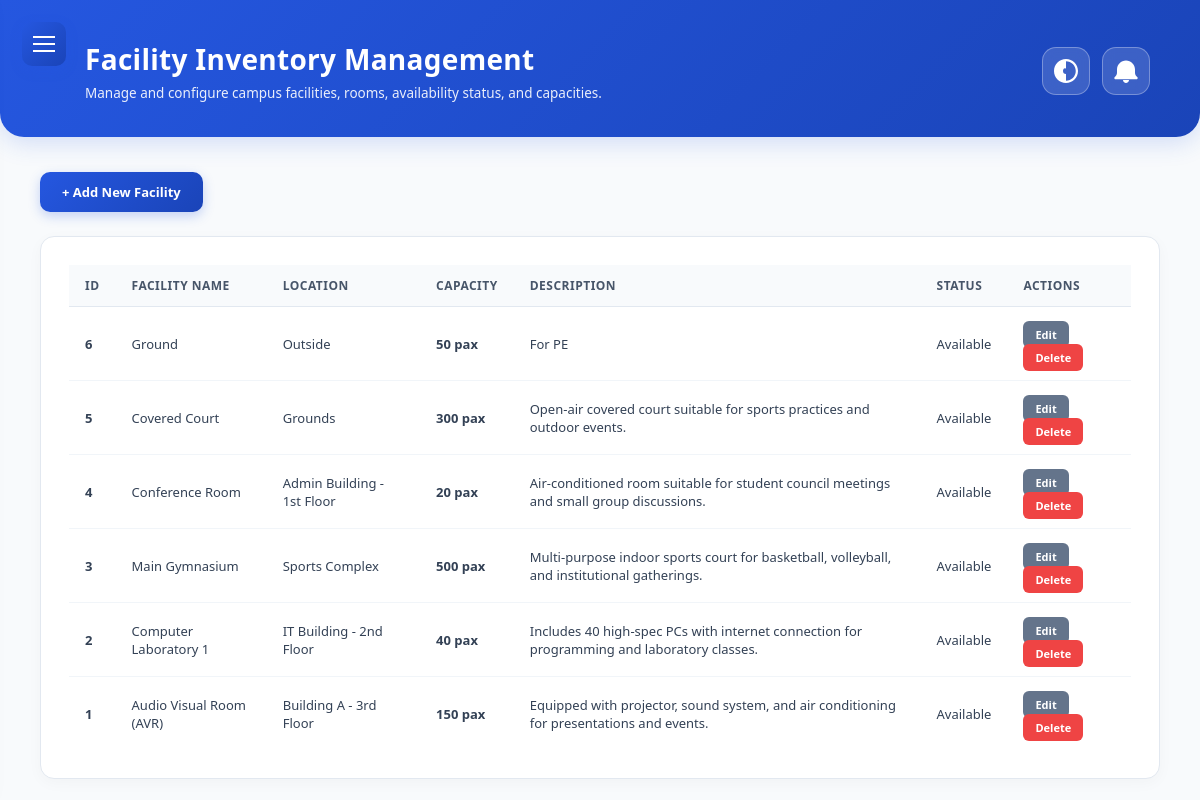
The app's page /admin_facilities.php (signed in) with its own data.
### tables this page shows
CREATE TABLE `facilities` (
  `id` int(11) NOT NULL,
  `facility_code` varchar(50) NOT NULL,
  `name` varchar(255) NOT NULL,
  `building` varchar(150) NOT NULL,
  `floor` varchar(100) DEFAULT NULL,
  `location` varchar(255) DEFAULT 'Main Campus',
  `capacity` int(11) DEFAULT 0,
  `description` text DEFAULT NULL,
  `status` enum('Available','Unavailable','Under Maintenance') DEFAULT 'Available',
  `created_at` timestamp NOT NULL DEFAULT current_timestamp()
);

### admin_facilities.php (the view, shortened to what this page needs)
<?php
require_once 'notif_helper.php';
$query         = "SELECT * FROM facilities ORDER BY id DESC";
$facility_list = $conn->query($query);
?>
<!DOCTYPE html>
<html lang="en">
<head>
</head>
<body>
    <button class="menu-toggle" id="menuToggle" aria-label="Toggle Menu">
        <span></span>
    </button>
    <main class="main-content">
        <div class="top-hero-banner">
            <div class="hero-title">
                <h1>Facility Inventory Management</h1>
                <p>Manage and configure campus facilities, rooms, availability status, and capacities.</p>
            </div>
            <div class="header-actions">
                <button type="button" class="dark-mode-btn" id="darkModeToggle" title="Toggle Dark Mode">
                    <svg viewBox="0 0 512 512" xmlns="http://www.w3.org/2000/svg">
                        <path d="M256 512C114.6 512 0 397.4 0 256S114.6 0 256 0s256 114.6 256 256-114.6 256-256 256zm0-464v416c114.9 0 208-93.1 208-208S370.9 48 256 48zm0 144a64 64 0 1 0 0 128V192z"/>
                    </svg>
                </button>
                <a href="notifications.php" class="top-notif-btn" title="View Notifications">
                </a>
            </div>
        </div>
        <div class="facilities-container">
            <button class="btn-add" onclick="document.getElementById('addModal').style.display='flex'">+ Add New Facility</button>
            <div class="inventory-box">
                <table class="data-table">
                    <thead>
                        <tr>
                            <th>ID</th>
                            <th>Facility Name</th>
                            <th>Location</th>
                            <th>Capacity</th>
                            <th>Description</th>
                            <th>Status</th>
                            <th>Actions</th>
                        </tr>
                    </thead>
                    <tbody>
                        <?php if ($facility_list && $facility_list->num_rows > 0): ?>
                            <?php while ($row = $facility_list->fetch_assoc()): ?>
                                <tr>
                                    <td><b><?= htmlspecialchars($row['id']); ?></b></td>
                                    <td><?= htmlspecialchars($row['name'] ?? 'N/A'); ?></td>
                                    <td><?= htmlspecialchars($row['location'] ?? 'Main Campus'); ?></td>
                                    <td><b><?= htmlspecialchars($row['capacity'] ?? 0); ?> pax</b></td>
                                    <td><?= htmlspecialchars($row['description'] ?? ''); ?></td>
                                    <td><?= htmlspecialchars($row['status'] ?? 'Available'); ?></td>
                                    <td>
                                        <button class="btn-edit" onclick='openEditModal(<?= json_encode($row); ?>)'>Edit</button>
                                        <a href="admin_facilities.php?delete_id=<?= $row['id']; ?>" class="btn-delete" onclick="return confirm('Are you sure you want to delete this facility?');">Delete</a>
                                    </td>
                                </tr>
                            <?php endwhile; ?>
                        <?php else: ?>
                            <tr>
                                <td colspan="7" style="text-align: center; color: #64748b; padding: 25px;">No facilities found in inventory.</td>
                            </tr>
                        <?php endif; ?>
                    </tbody>
                </table>
            </div>
        </div>
    </main>
</body>
</html>

### admin_facilities.php (style rules this page uses)
* { box-sizing: border-box; margin: 0; padding: 0; font-family: 'Segoe UI', Tahoma, Geneva, Verdana, sans-serif; }
body { background-color: #f1f5f9; display: flex; height: 100vh; overflow: hidden; color: #334155; transition: background-color 0.3s, color 0.3s; }
.menu-toggle { position: fixed; top: 22px; left: 22px; background: linear-gradient(135deg, #2557e0 0%, #1a44b8 100%); border: none; border-radius: 10px; width: 44px; height: 44px; cursor: pointer; z-index: 1100; display: flex; align-items: center; justify-content: center; box-shadow: 0 4px 12px rgba(37, 87, 224, 0.3); transition: transform 0.2s, box-shadow 0.2s; }
.menu-toggle span { display: block; width: 22px; height: 2px; background-color: #ffffff; position: relative; }
.menu-toggle span::before, .menu-toggle span::after { content: ''; position: absolute; width: 22px; height: 2px; background-color: #ffffff; left: 0; }
.menu-toggle span::before { top: -7px; }
.menu-toggle span::after { top: 7px; }
.main-content { flex: 1; overflow-y: auto; background: #f8fafc; width: 100%; transition: background 0.3s; }
.top-hero-banner { background: linear-gradient(135deg, #2557e0 0%, #1a44b8 100%); color: #ffffff; padding: 40px 50px 35px 85px; display: flex; justify-content: space-between; align-items: center; box-shadow: 0 6px 25px rgba(37, 87, 224, 0.18); border-bottom-left-radius: 24px; border-bottom-right-radius: 24px; margin-bottom: 35px; position: relative; z-index: 10; }
.hero-title h1 { font-size: 28px; font-weight: 700; margin-bottom: 6px; letter-spacing: 0.3px; }
.hero-title p { font-size: 13.5px; opacity: 0.9; font-weight: 400; }
.header-actions { display: flex; align-items: center; gap: 12px; z-index: 20; }
.top-notif-btn, .dark-mode-btn { position: relative; background-color: rgba(255, 255, 255, 0.15); border: 1.5px solid rgba(255, 255, 255, 0.3); width: 48px; height: 48px; border-radius: 14px; display: flex; align-items: center; justify-content: center; text-decoration: none; backdrop-filter: blur(6px); transition: all 0.25s ease; flex-shrink: 0; cursor: pointer; color: #fff; }
.dark-mode-btn svg, .top-notif-btn svg { width: 24px; height: 24px; fill: #ffffff; transition: transform 0.3s ease; pointer-events: none; }
.facilities-container { padding: 0 40px 40px 40px; }
.inventory-box { background-color: #fff; border: 1px solid #e2e8f0; border-radius: 14px; padding: 28px; box-shadow: 0 4px 15px rgba(0,0,0,0.03); transition: background-color 0.3s, border-color 0.3s; }
.data-table { width: 100%; border-collapse: separate; border-spacing: 0; text-align: left; }
.data-table th { font-size: 12px; color: #475569; padding: 12px 16px; border-bottom: 1px solid #e2e8f0; background-color: #f8fafc; font-weight: 700; text-transform: uppercase; letter-spacing: 0.5px; transition: background 0.3s, color 0.3s, border-color 0.3s; }
.data-table td { font-size: 13px; padding: 14px 16px; border-bottom: 1px solid #f1f5f9; color: #334155; transition: border-color 0.3s, color 0.3s; }
.data-table tr:last-child td { border-bottom: none; }
.btn-add { background: linear-gradient(135deg, #2557e0 0%, #1a44b8 100%); color: #fff; border: none; padding: 11px 22px; border-radius: 10px; font-weight: 700; font-size: 13px; cursor: pointer; margin-bottom: 24px; transition: all 0.25s ease; box-shadow: 0 4px 12px rgba(37, 87, 224, 0.25); }
.btn-edit { background-color: #64748b; color: #fff; border: none; padding: 6px 12px; border-radius: 6px; font-weight: 700; font-size: 11px; cursor: pointer; text-decoration: none; margin-right: 4px; transition: background 0.2s; }
.btn-delete { background-color: #ef4444; color: #fff; border: none; padding: 6px 12px; border-radius: 6px; font-weight: 700; font-size: 11px; cursor: pointer; text-decoration: none; transition: background 0.2s; }

### records on screen
facilities: id "6", name "Ground", location "Outside", capacity "50", description "For PE", status "Available"
facilities: id "5", name "Covered Court", location "Grounds", capacity "300", description "Open-air covered court suitable for sports practices and outdoor events.", status "Available"
facilities: id "4", name "Conference Room", location "Admin Building - 1st Floor", capacity "20", description "Air-conditioned room suitable for student council meetings and small group discussions.", status "Available"
facilities: id "3", name "Main Gymnasium", location "Sports Complex", capacity "500", description "Multi-purpose indoor sports court for basketball, volleyball, and institutional gatherings.", status "Available"
facilities: id "2", name "Computer Laboratory 1", location "IT Building - 2nd Floor", capacity "40", description "Includes 40 high-spec PCs with internet connection for programming and laboratory classes.", status "Available"
facilities: id "1", name "Audio Visual Room (AVR)", location "Building A - 3rd Floor", capacity "150", description "Equipped with projector, sound system, and air conditioning for presentations and events.", status "Available"
